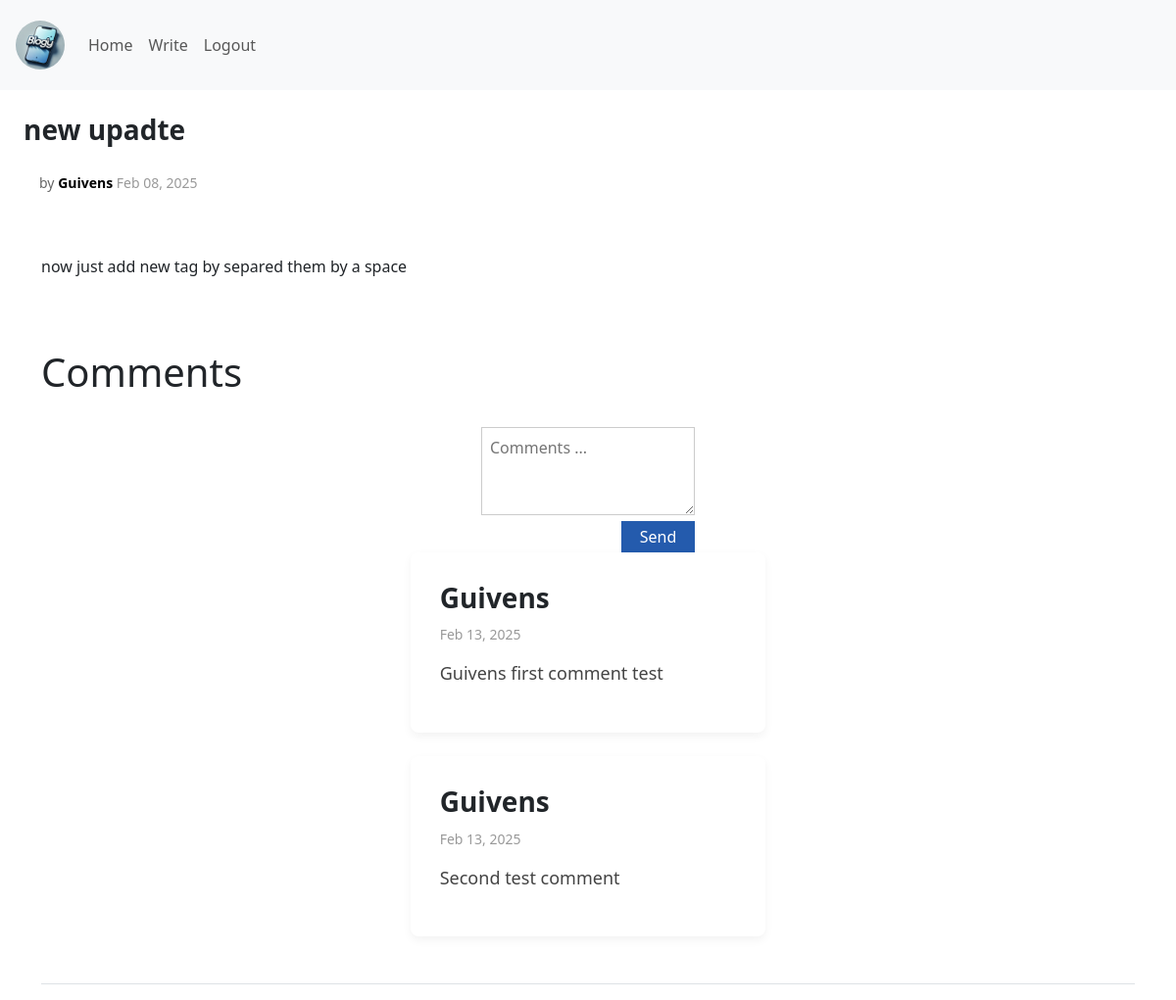
The app's page /article/12 (signed in) with its own data.
### app/models.py (models this page shows, shortened)
class Article(db.Model):
    id = db.Column(db.Integer, primary_key=True)
    title = db.Column(db.String(120), unique=True, nullable=False)
    content = db.Column(db.Text, nullable=False)
    created_at = db.Column(db.DateTime, default=datetime.utcnow)  # FIXED
    author_id = db.Column(db.Integer, db.ForeignKey('user.id'), nullable=False)  # FIXED
    tags = db.relationship('Tag', secondary=article_tag, back_populates='articles')

class User(db.Model, UserMixin):
    id = db.Column(db.Integer, primary_key=True)
    username = db.Column(db.String(80), unique=True, nullable=False)
    email = db.Column(db.String(120), unique=True, nullable=False)
    hash = db.Column(db.String(256), nullable= False)
    articles = db.relationship('Article', backref='author', lazy=True)
    profile = db.relationship('Profile', backref='user', uselist=False)

class Comment(db.Model):
  id = db.Column(db.Integer, primary_key=True)
  text = db.Column(db.Text, nullable=False)
  created_at = db.Column(db.DateTime, default=datetime.utcnow)
  user_id = db.Column(
     db.Integer,
     db.ForeignKey('user.id'),
     nullable= False
    )
  article_id = db.Column(
     db.Integer,
     db.ForeignKey('article.id'),
     nullable = False
    )
  user = db.relationship('User', backref='comments', lazy= True)
  article = db.Relationship('Article', backref='comments',lazy=True)

### app/routes.py (the view, shortened to what this page needs)
@main_routes.route('/article/<article_id>', methods= ["GET","POST"])
def article_details(article_id):
  if not article_id:
    flash("No Id found", "danger")
    return redirect(url_for('main.article_details'))
  article = Article.query.filter_by(id= int(article_id)).first()
  if not article:
    flash('No article found','dangee')
    return redirect(url_for('main.article-details'))
  return render_template('article-details.html', article=article ,comments= article.comments)

### app/routes.py (called while the page is built)
@login_manager.user_loader
def load_user(user_id):
  return User.query.get(int(user_id))

### app/templates/article-details.html (shortened to what this page needs)
{% extends 'base.html' %}
{% block content %}
  {% if article%}
    <div class="d-flex p-4 flex-column ">
      <div class="d-flex flex-row justify-content-between align-items-center">
             <h1 class="article-title">
               {{article.title}}
            </h1>
      </div>
      <div class="d-flex gap-4 flex-row align-items-center m-3">
        <p class="article-meta">by
        <span class="author">
          {{article.author.username | capitalize}}
        </span>
        <span class="date">
          {{ article.created_at.strftime('%b %d, %Y') }}
        </span>
        </p>
      </div>
      <div class="container py-3">
        <p class="article-content">
          {{ article.content | safe }}
        </p>
      </div>
    </div>
<footer class="container py-3">
  <h1>Comments</h1>
  <div class="d-flex w-full justify-content-center flex-column align-items-center border-bottom py-4">
    {% if not current_user.is_authenticated %}
      <p>Login to Join the Comments</p>
      <button class="btn btn-primary" onclick="window.location.href='/login'">Login</button>
    {% else %}
      <form action="/article/{{article.id}}" method="post">
        <textarea rows="3" name="comment" placeholder="Comments ..."
         class="textarea-custom"
        ></textarea>
        <div class="d-flex justify-content-end">
        <div class="d-flex justify-content-end">
          <button type="submit">Send</button>
        </div>
      </form>
    {% endif %}
  </div>
  {% if comments %}
    <div class="row">
      {% for comment in comments %}
        <div class="col-md-8 offset-md-2 mb-4">
          <div class="article-card" data-id="{{ article.id | int }}">
            <h4 class="article-title">{{comment.user.username}}</h4>
            <p class="article-meta">
              <span class="date">{{ comment.created_at.strftime('%b %d, %Y') }}</span>
            </p>
            <p class="article-content">{{ comment.text }}</p>
          </div>
        </div>
      {% endfor %}
    </div>
  {% else %}
    <div class="text-center py-5">
      <p class="no-articles">No comments have been published yet.</p>
    </div>
  {% endif %}
</footer>
  {% endif %}
{% endblock %}

### app/static/css/global.css (style rules this page uses)
body { font-family: 'Georgia', serif; background-color: #f9f9f9; color: #333; }
.article-card { background: white; padding: 30px; border-radius: 8px; box-shadow: 0px 4px 10px rgba(0, 0, 0, 0.05); transition: transform 0.2s ease-in-out; }
.article-title { font-size: 28px; font-weight: bold; margin-bottom: 10px; }
.article-meta { font-size: 14px; color: #666; margin-bottom: 15px; }
.author { font-weight: bold; color: #000; }
.date { color: #999; }
.article-content { font-size: 18px; line-height: 1.6; color: #444; }
button[type='submit'] { border: none; outline: none; background-color: #245bad; color: white; padding: 4px; width: 75px; }
textarea { width: 100%; height: auto; max-height: 200px; min-height: 12px; overflow-y: auto; border: 1px solid #ccc; padding: 8px; font-size: 14px; }

### records on screen
Article: title "new upadte", created_at "Feb 08, 2025", content "now just add new tag by separed them by a space"
User: author.username "Guivens"
Comment: user.username "Guivens", created_at "Feb 13, 2025", text "Guivens first comment test"
Comment: user.username "Guivens", created_at "Feb 13, 2025", text "Second test comment"
